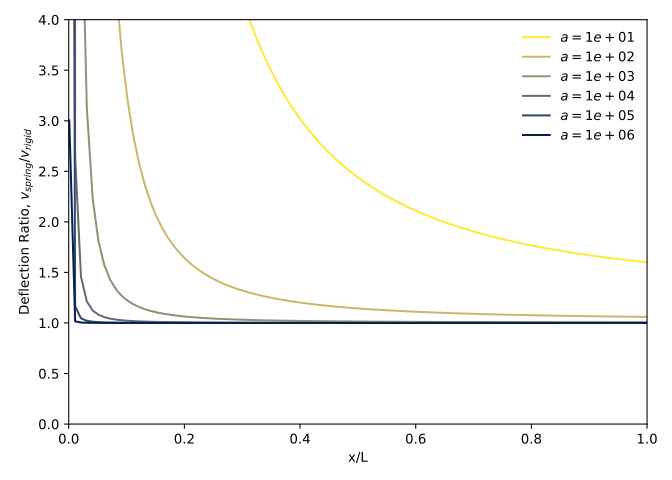

Recreate this plot in Python.
import matplotlib.pyplot as plt

from sympy.abc import x, E, I, L, P, a
import sympy

from symbeam import beam

import numpy as np

# Solve with symbeam
new_beam = beam(L)
new_beam.set_young(0, L, E)
new_beam.set_inertia(0, L, I)
new_beam.add_point_load(L, P)
new_beam.add_transverse_spring(0, a * E * I / L**3)
new_beam.add_rotational_spring(0, a * E * I / L)
new_beam.solve()
deflection = new_beam.segments[0].deflection

# Analytical solution
analyical_solution = P /(6 * E * I) * (3 * L * x**2 - x**3)
deflection_ratio = sympy.simplify(deflection / analyical_solution).subs({x :  x * L})
deflection_ratio = (sympy.simplify(sympy.cancel(deflection_ratio)))

a_values = [1e1, 1e2, 1e3, 1e4, 1e5, 1e6]
fig, ax = plt.subplots(num=1, figsize=(7, 5))
x_num = np.linspace(L/1000, L, 100) / L
colors = plt.cm.cividis(np.linspace(0,1,len(a_values)))[::-1]
for i, a_val in enumerate(a_values):
    deflection_ratio_subs = deflection_ratio.subs({a: a_val})
    y_num = [deflection_ratio_subs.subs({x: xi}).evalf() for xi in x_num]
    plt.plot(x_num, y_num, label=rf"$a={a_val:1.0e}$", color=colors[i], linewidth=1.5)

ax.set_xlim(0, 1)
ax.set_ylim(0, 4)
ax.set_xlabel(r"x/L")
ax.set_ylabel(r"Deflection Ratio, $v_{spring}/v_{rigid}$")

plt.tight_layout()
plt.legend(fancybox=False, loc="upper right", edgecolor='none', fontsize=10, framealpha=0)

plt.savefig(__file__.split(".py")[0] + ".svg")
